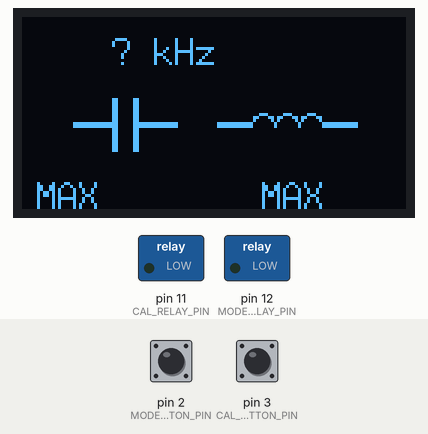
This program was run on a simulated Arduino Pro Mini, built with avr-gcc and run on an emulated ATmega328P. Shown: 128×64 one-colour display, switched loads named in the program (green lamp = pin HIGH). Inputs (shaded band) come from the test bench; at power-on: pin 2 (MODE_BUTTON_PIN) HIGH, pin 3 (CAL_BUTTON_PIN) HIGH. What the program prints to the serial monitor is not drawn.

Above: at 2.5 s.
At 4.9 s:
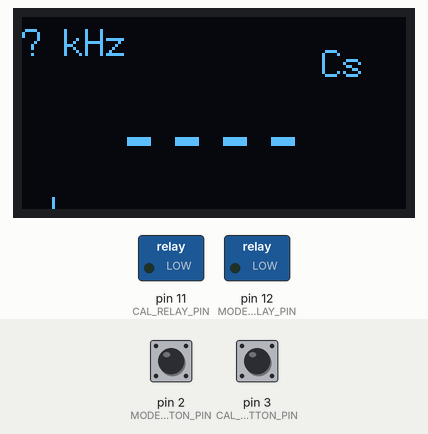
5.0 s: pin 2 (MODE_BUTTON_PIN) pulled LOW for 3.2 s
At 10.6 s:
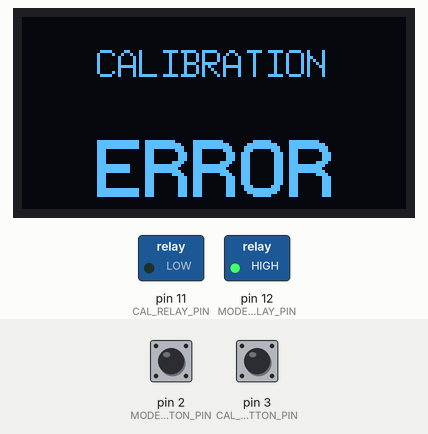
11.2 s: pin 2 (MODE_BUTTON_PIN) pulled LOW for 3.2 s
At 15.7 s:
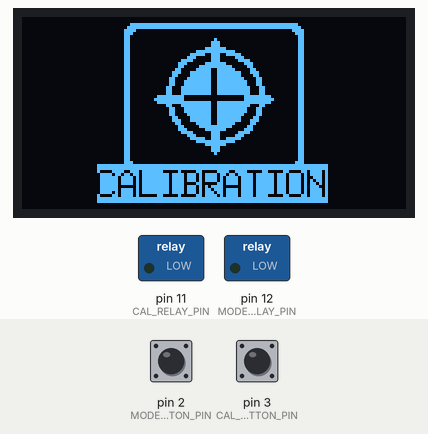
16.4 s: pin 3 (CAL_BUTTON_PIN) pulled LOW for 3.2 s
Timing chart, 0 to 23.2 s (numbered marks = the images above; inputs shaded):
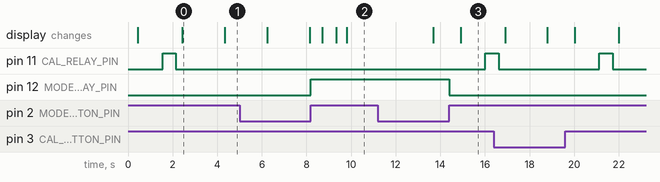

Measured:
- after the input at 5.0 s, pin 12 (MODE_RELAY_PIN): LOW → HIGH after 3.2 s; the display: first differs from a run without the input after 3.7 s (image 2 shows a later state)
- after the input at 11.2 s, pin 11 (CAL_RELAY_PIN): LOW → HIGH after 4.8 s; pin 12 (MODE_RELAY_PIN): HIGH → LOW after 3.2 s; the display: first differs from a run without the input after 3.7 s (image 3)
- what the display in image 0 shows lasts 1.9 s, from 2.4 s to 4.3 s

The program:

main.cpp
```cpp
#include <Arduino.h>
#include <U8g2lib.h>
#include <EasyButton.h>
#include <FreqCount/FreqCount.h>

//internal states
static const byte C_MEASURING_STATE = 1;
static const byte L_MEASURING_STATE = 2;
static const byte C_SHORT_CIRCUIT_STATE = 3;
static const byte L_OPEN_CIRCUIT_STATE = 4;

byte internalState;

//this correction is specific to the arduino board instance, use a lab tool to measure
//static const float XTAL_FREQ_COMPENSATION = 0.9992275218;
static const float XTAL_FREQ_COMPENSATION = 0.99920589292;

const unsigned long MEASURE_INTERVAL = 1000;
static const float FOUR_PI_SQRD = 39.4784176044; //(2Pi)^2
static const float C2_VALUE = 1210.7E-12;
static const long MAX_F1 = 600000;
static const long MIN_F1 = 10;

// measured C1 value = 839.1pF
// measured L1 value = 95.86uH

static const byte MODE_BUTTON_PIN = 2;
static const byte CAL_BUTTON_PIN = 3;
static const byte MODE_RELAY_PIN = 12;
static const byte CAL_RELAY_PIN = 11;

U8G2_SSD1306_128X64_NONAME_1_4W_SW_SPI display(U8G2_R0, /* clock=*/4, /* data=*/6, /* cs=*/9, /* dc=*/8, /* reset=*/7);

EasyButton modeButton(MODE_BUTTON_PIN);
EasyButton calButton(CAL_BUTTON_PIN);

unsigned long lastMeasureTime;
byte measurmentCounter;
byte progressBar;
byte state;
float C1;
float C3;
float C3_prev;
float L1;
float L3;
float L3_prev;
float F1;
float F2;
float F3;

void onModeButtonPressed();
void onCalButtonPressed();

void displayCalibrationScreen()
{
    display.firstPage();
    do
    {
        display.setDrawColor(1);
        display.drawRBox(34, 2, 60, 60, 3);

        display.setDrawColor(0);
        display.drawRBox(36, 4, 56, 46, 3);
        display.setFont(u8g2_font_7x13_mr);
        display.drawStr(25, 60, "CALIBRATION");

        display.setDrawColor(1);
        display.drawDisc(64, 26, 16, U8G2_DRAW_ALL);
        display.setDrawColor(0);
        display.drawDisc(64, 26, 14, U8G2_DRAW_ALL);
        display.setDrawColor(1);
        display.drawDisc(64, 26, 11, U8G2_DRAW_ALL);

        display.setDrawColor(1);
        display.drawRBox(63, 7, 3, 39, 1);
        display.drawRBox(44, 26, 40, 3, 1);

        display.setDrawColor(0);
        display.drawRBox(63, 17, 2, 19, 1);
        display.drawRBox(54, 26, 20, 2, 1);
    } while (display.nextPage());
}

void drawCalibraionErrorDisplay()
{
    display.clearDisplay();

    display.firstPage();
    do
    {
        display.setDrawColor(1);

        display.setFont(u8g2_font_7x13_mr);
        display.drawStr(25, 20, "CALIBRATION");
        display.setFont(u8g2_font_profont29_mr);
        display.drawStr(25, 60, "ERROR");

    } while (display.nextPage());
}

void formatCapacitorValue(float value, char *buffer, byte len)
{
    if (value < 1E-12)
    {
        strncpy(buffer, "0.0", len);
    }
    else if (value < 1E-9)
    {
        //pico
        snprintf(buffer, 10, "%.2fpF", value * 1E12);
    }
    else if (value < 1E-6)
    {
        //nano
        snprintf(buffer, 10, "%.2fnF", value * 1E9);
    }
    else if (value < 1E-3)
    {
        //micro
        sprintf(buffer, "%.2fuF", value * 1E6);
    }
    else
    {
        strncpy(buffer, "MAX", len);
    }
}

void formatInductorValue(float value, char *buffer, byte len)
{
    if (value < 1E-9)
    {
        //pico
        strncpy(buffer, "0.0", len);
    }
    else if (value < 1E-6)
    {
        //nano
        snprintf(buffer, len, "%.2fnH", value * 1E9);
    }
    else if (value < 1E-3)
    {
        //micro
        snprintf(buffer, len, "%.2fuH", value * 1E6);
    }
    else if (value < 1)
    {
        //milli
        snprintf(buffer, len, "%.2fmH", value * 1E3);
    }
    else
    {
        strncpy(buffer, "MAX", len);
    }
    //Serial.println(buffer);
}

void formatFrequency(float value, char *buffer, byte len)
{
    snprintf(buffer, len, "%.3f kHz", (double)value / 1000);
}

void drawInternalValuesDisplay()
{
    Serial.println(F("drawInternalValuesDisplay"));
    char bufferF[12];
    char bufferC[10];
    char bufferL[10];
    formatFrequency(F1, bufferF, 12);
    formatCapacitorValue(C1, bufferC, 10);
    formatInductorValue(L1, bufferL, 10);
    display.firstPage();
    do
    {
        display.setDrawColor(1);
        display.setFont(u8g2_font_7x13_mr);
        display.drawStr(30, 16, bufferF);

        // small capacitor
        display.drawBox(17, 35, 13, 2); // --
        display.drawBox(39, 35, 13, 2); // --
        display.drawBox(30, 27, 2, 18); // |
        display.drawBox(37, 27, 2, 18); // |

        // small inductor
        display.drawBox(65, 35, 12, 2); // --
        display.drawCircle(80, 36, 4, U8G2_DRAW_UPPER_LEFT | U8G2_DRAW_UPPER_RIGHT);
        display.drawCircle(88, 36, 4, U8G2_DRAW_UPPER_LEFT | U8G2_DRAW_UPPER_RIGHT);
        display.drawCircle(96, 36, 4, U8G2_DRAW_UPPER_LEFT | U8G2_DRAW_UPPER_RIGHT);
        display.drawBox(100, 35, 12, 2); // --

        //internal values
        display.drawStr(5, 64, bufferC);
        display.drawStr(80, 64, bufferL);
    } while (display.nextPage());
}

void drawScreen()
{
    Serial.println(F("drawScreen"));
    char measurementBuffer[10];
    char freqBuffer[12];
    formatFrequency(F3, freqBuffer, 12);

    display.firstPage();
    do
    {
        display.setDrawColor(1);
        //top Freq
        display.setFont(u8g2_font_7x13_mr);
        display.drawStr(0, 13, freqBuffer);

        if (state == C_MEASURING_STATE)
        {
            if (C3 < 1E-12 || abs(C3_prev - C3) / C3_prev < 0.05)
            {
                //stable value, less than 5% delta
                formatCapacitorValue(C3, measurementBuffer, 10);
            }
            else
            {
                //unstable
                strncpy(measurementBuffer, "  ----  ", 10);
            }

            display.drawStr(100, 20, "Cs");
        }
        else if (state == L_MEASURING_STATE)
        {
            if (L3 < 1E-09 || abs(L3_prev - L3) / L3_prev < 0.05)
            {
                //stable value, less than 5% delta
                formatInductorValue(L3, measurementBuffer, 10);
            }
            else
            {
                //unstable
                strncpy(measurementBuffer, "  ----  ", 10);
            }

            display.drawStr(100, 20, "Ls");
        }
        else if (state == C_SHORT_CIRCUIT_STATE)
        {
            display.setFont(u8g2_font_7x13_mr);
            display.drawStr(90, 20, "Cs");
            display.setFont(u8g2_font_profont29_mr);
            display.drawStr(15, 45, "SHORT");
        }
        else if (state == L_OPEN_CIRCUIT_STATE)
        {
            display.setFont(u8g2_font_7x13_mr);
            display.drawStr(90, 20, "Ls");
            display.setFont(u8g2_font_profont29_mr);
            display.drawStr(15, 45, "OPEN");
        }

        if (state == C_MEASURING_STATE || state == L_MEASURING_STATE)
        {
            //main value
            display.setDrawColor(0);
            display.drawBox(0, 32, 128, 20);
            display.setDrawColor(1);
            display.setFont(u8g2_font_profont29_mr);
            display.drawStr(0, 51, measurementBuffer);
        }

        //draw progress dots
        display.setDrawColor(0);
        display.drawBox(0, 60, 128, 64);
        display.setDrawColor(1);
        for (int i = 0; i < measurmentCounter; i++)
        {
            display.drawLine(10 + i * 10, 60, 10 + i * 10, 64);
        }
    } while (display.nextPage());
}

unsigned long getFrequency()
{
    Serial.println(F("getFrequency"));
    FreqCount.begin(250);
    while (!FreqCount.available())
    {
    }
    FreqCount.read(); //throw away
    while (!FreqCount.available())
    {
    }
    unsigned long freq = 4 * FreqCount.read() * XTAL_FREQ_COMPENSATION;
    FreqCount.end();
    return freq;
}

bool calibrateC()
{
    Serial.println(F("calibrateC"));
    measurmentCounter = 0;
    displayCalibrationScreen();
    digitalWrite(MODE_RELAY_PIN, LOW);
    digitalWrite(CAL_RELAY_PIN, LOW);
    delay(100);

    //test for wrong state
    if (getFrequency() > MAX_F1)
    {
        //shorted leads
        state = C_SHORT_CIRCUIT_STATE;
        return false;
    }
    else
    {
        //good state
        F1 = getFrequency();
        Serial.print(F("Freq1 (Hz): "));
        Serial.println(F1);

        digitalWrite(CAL_RELAY_PIN, HIGH);
        delay(100);
        F2 = getFrequency();
        Serial.print(F("Freq2 (Hz): "));
        Serial.println(F2);
        digitalWrite(CAL_RELAY_PIN, LOW);
        //calculate C and L

        C1 = (C2_VALUE * F2 * F2) / (F1 * F1 - F2 * F2); //calculate C1 in F

        Serial.print(F("Internal C1: "));
        Serial.println(C1 * 1E12);

        L1 = 1 / (F1 * F1 * C1 * FOUR_PI_SQRD);
        Serial.print(F("Internal L1: "));
        Serial.println(L1 * 1E6);

        C3 = 0;
        C3_prev = 0;
        L3 = 0;
        L3_prev = 0;
    }
    return true;
}

bool calibrateL()
{
    Serial.println(F("calibrateL"));
    measurmentCounter = 0;
    displayCalibrationScreen();
    digitalWrite(MODE_RELAY_PIN, HIGH);
    digitalWrite(CAL_RELAY_PIN, LOW);
    delay(100);

    //test for wrong state
    if (getFrequency() < MIN_F1)
    {
        //shorted leads
        state = L_OPEN_CIRCUIT_STATE;
        return false;
    }
    else
    {
        F1 = getFrequency();
        Serial.print(F("Freq1 (Hz): "));
        Serial.println(F1);

        digitalWrite(CAL_RELAY_PIN, HIGH);
        delay(100);
        F2 = getFrequency();
        Serial.print(F("Freq2 (Hz): "));
        Serial.println(F2);
        digitalWrite(CAL_RELAY_PIN, LOW);

        //calculate C and L
        C1 = (C2_VALUE * F2 * F2) / (F1 * F1 - F2 * F2); //calculate C1 in F

        Serial.print(F("Internal C1: "));
        Serial.println(C1 * 1E12);

        L1 = 1 / (F1 * F1 * C1 * FOUR_PI_SQRD);
        Serial.print(F("Internal L1: "));
        Serial.println(L1 * 1E6);

        C3 = 0;
        C3_prev = 0;
        L3 = 0;
        L3_prev = 0;
    }
    return true;
}

void measureC()
{
    Serial.println(F("measureC"));
    F3 = getFrequency();
    Serial.print(F("Freq3 (Hz): "));
    Serial.println(F3);
    if (F3 > F1 * 1.2) // arbitrary value, F3 oscilates around F1 when nothing is connected
    {
        Serial.println(F("leads are probably shorted or the cap is shorted"));
        if (state != C_SHORT_CIRCUIT_STATE)
        {
            display.clearDisplay();
        }
        state = C_SHORT_CIRCUIT_STATE;
    }
    else
    {
        if (state != C_MEASURING_STATE)
        {
            display.clearDisplay();
        }
        state = C_MEASURING_STATE;
    }

    //calculate C3
    C3_prev = C3;
    C3 = C1 * ((F1 * F1) / (F3 * F3) - 1); //calculate C3 in F

    Serial.print(F("F1: "));
    Serial.println(F1);
    Serial.print(F("F3: "));
    Serial.println(F3);

    char buffer[10];
    Serial.print(F("C1: "));
    formatCapacitorValue(C1, buffer, 10);
    Serial.println(buffer);

    Serial.print(F("C3: "));
    formatCapacitorValue(C3, buffer, 10);
    Serial.println(buffer);
}

void measureL()
{
    Serial.println(F("measureL"));
    F3 = getFrequency();
    Serial.print(F("Freq3 (Hz): "));
    Serial.println(F3);
    if (F3 < 10) // arbitrary value, F3 should be zero for open circuit
    {
        Serial.println(F("leads are probably open or the inductor is open circuit"));
        state = L_OPEN_CIRCUIT_STATE;
        if (state != L_OPEN_CIRCUIT_STATE)
        {
            display.clearDisplay();
        }
    }
    else
    {
        if (state != L_MEASURING_STATE)
        {
            display.clearDisplay();
        }
        state = L_MEASURING_STATE;
        //calculate L3
        L3_prev = L3;
        L3 = L1 * ((F1 * F1) / (F3 * F3) - 1); //calculate L3 in H
    }

    Serial.print(F("F1: "));
    Serial.println(F1);
    Serial.print(F("F3: "));
    Serial.println(F3);

    char buffer[10];
    Serial.print(F("L1: "));
    formatInductorValue(L1, buffer, 10);
    Serial.println(buffer);

    Serial.print(F("L3: "));
    formatInductorValue(L3, buffer, 10);
    Serial.println(buffer);
}

void setup()
{
    Serial.begin(9600);
    while (!Serial)
        delay(10);

    Serial.println("Setup");
    pinMode(MODE_BUTTON_PIN, INPUT_PULLUP);
    pinMode(CAL_BUTTON_PIN, INPUT_PULLUP);
    pinMode(MODE_RELAY_PIN, OUTPUT);
    pinMode(CAL_RELAY_PIN, OUTPUT);
    digitalWrite(MODE_RELAY_PIN, LOW);
    digitalWrite(CAL_RELAY_PIN, LOW);
    display.begin();

    modeButton.onPressed(onModeButtonPressed);
    calButton.onPressed(onCalButtonPressed);

    if (calibrateC())
    {
        drawInternalValuesDisplay();
        delay(1000);
        state = C_MEASURING_STATE;
    }
    else
    {
        drawCalibraionErrorDisplay();
        delay(3000);
    }
}

void loop()
{
    modeButton.read();
    calButton.read();

    if (millis() - lastMeasureTime > MEASURE_INTERVAL)
    {
        measurmentCounter = (measurmentCounter + 1) % 12;
        if (state == C_MEASURING_STATE || state == C_SHORT_CIRCUIT_STATE)
        {
            measureC();
        }
        else if (state == L_MEASURING_STATE || state == L_OPEN_CIRCUIT_STATE)
        {
            measureL();
        }
        drawScreen();
        lastMeasureTime = millis();
    }
}

void onModeButtonPressed()
{
    Serial.println(F("onModeButtonPressed"));
    if (state == C_MEASURING_STATE || state == C_SHORT_CIRCUIT_STATE)
    {
        //switching to L
        digitalWrite(MODE_RELAY_PIN, HIGH);
        delay(100);

        if (calibrateL())
        {
            drawInternalValuesDisplay();
            delay(1000);
            state = L_MEASURING_STATE;
        }
        else
        {
            drawCalibraionErrorDisplay();
            delay(3000);
        }
    }
    else if (state == L_MEASURING_STATE || state == L_OPEN_CIRCUIT_STATE)
    {
        //switching to C
        digitalWrite(MODE_RELAY_PIN, LOW);
        delay(100);
        if (calibrateC())
        {
            drawInternalValuesDisplay();
            delay(1000);
            state = C_MEASURING_STATE;
        }
        else
        {
            drawCalibraionErrorDisplay();
            delay(3000);
        }
    }
}

//also works as menu-up
void onCalButtonPressed()
{
    Serial.println(F("onCalButtonPressed"));
    bool result;
    if (state == C_MEASURING_STATE || state == C_SHORT_CIRCUIT_STATE)
    {
        result = calibrateC();
    }
    else if (state == L_MEASURING_STATE || state == L_OPEN_CIRCUIT_STATE)
    {
        result = calibrateL();
    }
    if (result)
    {
        drawInternalValuesDisplay();
        delay(1000);
    }
    else
    {
        drawCalibraionErrorDisplay();
        delay(3000);
    }
}
```
